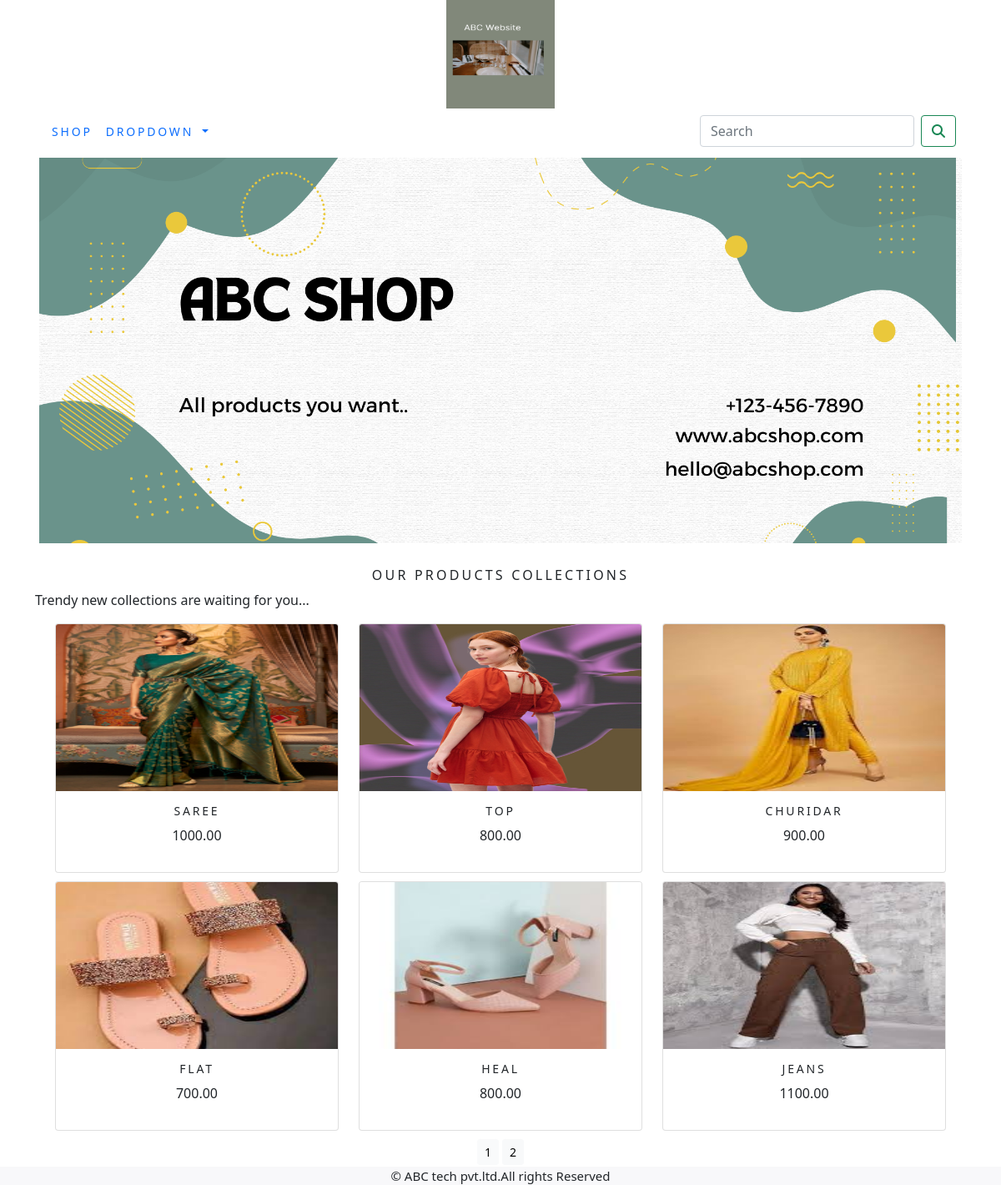
The app's page /shop/ with its own data.
### shop/models.py (models this page shows, shortened)
class Product(models.Model):
    name = models.CharField(max_length=250, unique=True)
    slug = models.SlugField(max_length=250, unique=True)
    description = models.TextField(blank=True)
    price=models.DecimalField(max_digits=10,decimal_places=2)
    category=models.ForeignKey(Category, on_delete=models.CASCADE)
    image=models.ImageField(upload_to='product',blank=True)
    stock=models.IntegerField()
    available=models.BooleanField(default=True)
    created=models.DateTimeField(auto_now_add=True)
    updated=models.DateTimeField(auto_now=True)
    def get_url(self):
        return reverse('shop:prodCatdetail', args=[self.category.slug,self.slug])
    class Meta:
        ordering = ('name',)
        verbose_name = 'product'
        verbose_name_plural = 'products'

### shop/views.py (the view)
# urls.py: path('', views.allProdCat, name='allProdCat'),
def allProdCat(request,c_slug=None):
    c_page = None
    products_list = None
    if c_slug != None:
        c_page = get_object_or_404(Category, slug=c_slug)
        products_list = Product.objects.all().filter(category=c_page, available=True)
    else:
        products_list = Product.objects.all().filter(available=True)
    paginator = Paginator(products_list, 6)
    try:
        page = int(request.GET.get('page', '1'))
    except:
        page = 1
    try:
        products = paginator.page(page)
    except(EmptyPage,InvalidPage):
        products = paginator.page(paginator.num_pages)
    return render(request,'category.html',{'category':c_page,'products':products})

### cart/context_processors.py (called while the page is built)
def counter(request):
    item_count =0
    if 'admin' in request.path:
        return{}
    else:
        try:
            cart = Cart.objects.filter(cart_id=_cart_id(request))
            cart_items = CartItem.objects.all().filter(cart=cart[:1])
            for cart_item in cart_items:
                item_count += cart_item.quantity
        except Cart.DoesNotExist:
            item_count =0
    return dict(item_count=item_count)

### cart/views.py (called while the page is built)
def _cart_id(request):
    cart = request.session.session_key
    if not cart:
        cart = request.session.create()
    return cart

### shop/context_processors.py (called while the page is built)
def menu_links(request):
    links=Category.objects.all()
    return dict(links=links)

### shop/models.py (called while the page is built)
    def get_url(self):
        return reverse('shop:products_by_category', args=[self.slug])

### template/category.html (shortened to what this page needs)
{% extends 'base.html' %}
{% load static %}
{% block content %}
<div class="mx-auto">
    {% if category %}
    <img class="my_image" src="{{category.image.url}}" alt="{{category.name}}">
</div>
<br>
<div>
    <h1 class="text-center my_title">{{category.name}}</h1>
    <p class="text-justify">{{category.description}}</p>
</div>
{% else %}
<div>
    <img class="my_image my_image_padding" src="{% static 'img/banner.png' %}" alt="our products">
</div>
<br>
<div>
    <h1 class="text-center my_title">Our products collections</h1>
    <p class="text-justify">Trendy new collections are waiting for you...</p>
</div>
{% endif %}
<div class="container">
    <div class="row mx-auto">
    {% for product in products.object_list %}
    <div class="my_bottom_margin col-9 cd-sm-12 col-md-4 xol-lg-4">
        <div class="card text-center" style="min-width:18rem;">
            <a href="{{product.get_url}}"><img class="card-img-top my_image" style="height:200px;" src="{{product.image.url}}" alt="{{product.name}}"></a>
            <div class="card-body">
                <h4>{{product.name}}</h4>
                <p>{{product.price}}</p>
            </div>
        </div>
    </div>
    {% endfor %}
    </div>
    <div class="mx-auto">
        {% if products.paginator.num_pages > 1 %}
        <div class="text-center">
            {% for pg in products.paginator.page_range %}
            <a href="?page={{pg}}" class="btn btn-light btn-sm {% if products.number == pg %}active{% endif %}">{{pg}}</a>
            {% endfor %}
        </div>
    {% endif %}
    </div>
    <br>
</div>
{% endblock %}

### template/base.html (shortened to what this page needs)
{% load static %}
<!DOCTYPE html>
<html lang="en">
<head>
    <link rel="stylesheet" href="{% static 'css/custom.css' %}">
    <link href="{% static 'css/bootstrap.min.css' %}" rel="stylesheet">
</head>
<body>
<div class="container">
    {% include 'header.html' %}
    {% include 'navbar.html' %}
    {% block content %}
    {% endblock %}
</div>
{% include 'footer.html' %}
</body>
</html>

### template/header.html
{% load static %}
<header>
    <center>
        <a href="{% url 'shop:allProdCat' %}"></a><img src="{% static 'img/logo.png' %}" alt="logimage" width="130px;" height="130px;">
    </center>
</header>

### template/navbar.html (shortened to what this page needs)
<nav class="navbar navbar-expand-lg bg-body-tertiary">
  <div class="container-fluid">
    <div class="collapse navbar-collapse" id="navbarSupportedContent">
      <ul class="navbar-nav me-auto mb-2 mb-lg-0">
        <li class="nav-item">
          <a class="nav-link" href="#">shop</a>
        </li>
        <li class="nav-item dropdown {%  if 'shop' in request.path %} active {% endif %}">
          <a class="nav-link dropdown-toggle" href="#" role="button" data-bs-toggle="dropdown" aria-expanded="false">
            Dropdown
          </a>
        </li>
      </ul>
      <form class="d-flex" action="{% url 'search_app:searchResult' %}" method="get">
        <input class="form-control me-2" type="search" placeholder="Search" name="q" aria-label="Search">
        <button class="btn btn-outline-success" type="submit"><i class="fa-solid fa-magnifying-glass"></i></button>
      </form>
    </div>
  </div>
</nav>

### template/footer.html
<div class="footer fixed-bottom my_footer">
    <p class="text-center">&copy; ABC tech pvt.ltd.All rights Reserved</p>
</div>

### static/css/custom.css (style rules this page uses)
body { font-family: 'Oswald', sans-serif; }
.nav-item { letter-spacing: .2em; font-size: 14px; text-transform:uppercase }
.my_image { width:100%; height:auto; }
.my_title { font-size:16px; text-transform:uppercase; letter-spacing:.2em; }
.my_image_padding { padding:5px; }
.my_bottom_margin { margin-bottom:10px; }
.card-body h4 { font-size:14px; text-transform:uppercase; letter-spacing:.2em }
.my_footer { background-color:#f8f8fa!important; height:auto; bottom:0; }
.my_footer p { margin: 0px 0px 0px 0px; height:auto; padding:0px; font-size:15px; }

### records on screen
Product: image (picture), name "SAREE", price "1000.00"
Product: image (picture), name "TOP", price "800.00"
Product: image (picture), name "CHURIDAR", price "900.00"
Product: image (picture), name "FLAT", price "700.00"
Product: image (picture), name "HEAL", price "800.00"
Product: image (picture), name "JEANS", price "1100.00"

### other values on screen
{{ pg }} "1" "2"
